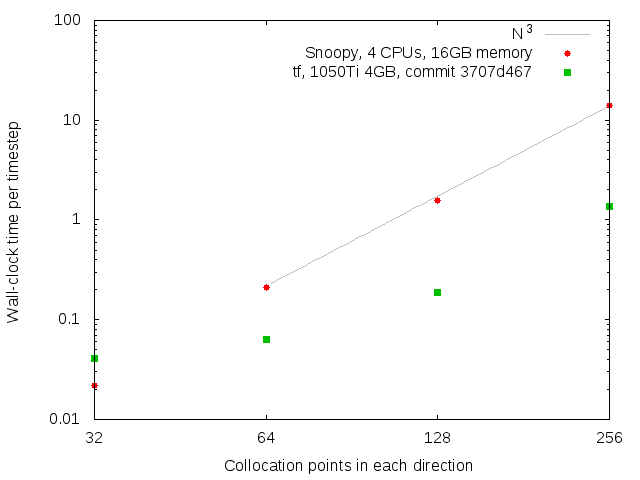

The script that saved this image:
set terminal png size 640, 480
set output "vs_snoopy.png"

set linestyle 1 ps 1 pt 7
set linestyle 2 ps 1 pt 5
set style line 3 lw 1 lt rgb "gray"

set xlabel "Collocation points in each direction"
set ylabel "Wall-clock time per timestep"
set logscale x
set logscale y

set xtics (8, 16, 32, 64, 128, 256)

plot (x > 64 ? 8.29e-7*x**3 : 1.0/0.0) w l ls 3 title "N^3" ,\
"../snoopy_timings/snoopy_timings_laptop.dat" using 1:3 ls 1 w p title "Snoopy, 4 CPUs, 16GB memory",\
"../snoopy_timings/tf_gpu_desktop.dat" using 1:2 ls 2 w p title "tf, 1050Ti 4GB, commit 3707d467"

unset output

